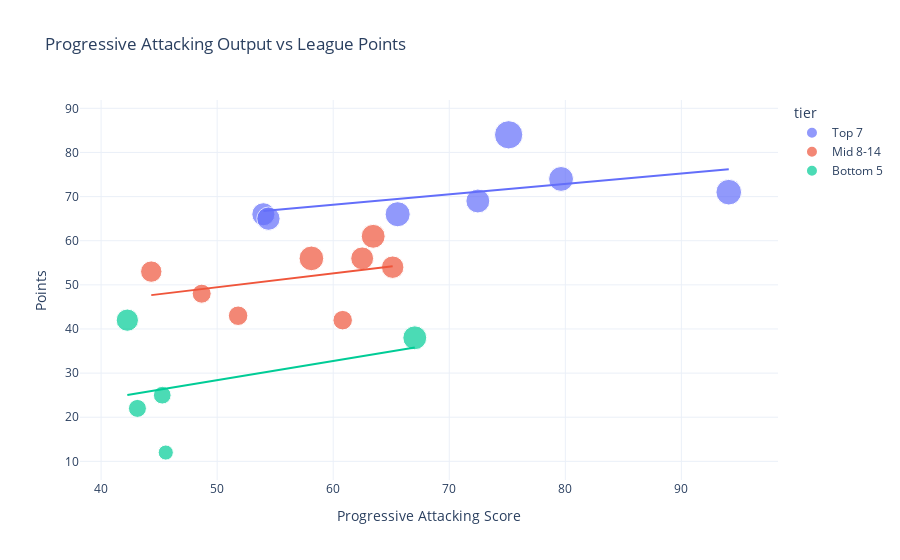

This figure's notebook cell:
### Code cell
fig = px.scatter(
    master_df,
    x='progressive_attack_score',
    y='points',
    size='goals',
    color='tier',  # or 'points' if you want a gradient
    hover_name='team',
    trendline='ols',
    hover_data={
        'goals': True,
        'conceded': True,
        'possession': True,
        'annual_normalized': True,
        'progressive_attack_score': ':.2f'
    },
    title='Progressive Attacking Output vs League Points'
)

fig.update_layout(
    xaxis_title='Progressive Attacking Score',
    yaxis_title='Points',
    template='plotly_white'
)

fig.show()

### Figure 1 — Plotly figure (JSON) as saved in the notebook; plotly's stock layout.template omitted (floating-point values rounded to 4 significant figures)
{"data": [{"customdata": [[84.0, 41.0, 57.4, 175.8], [65.0, 34.0, 56.8, 272.0], [69.0, 44.0, 61.6, 271.0], [60.0, 43.0, 57.3, 198.5], [66.0, 47.0, 50.9, 136.4], [56.0, 51.0, 51.0, 129.5], [57.0, 46.0, 40.9, 83.86]], "hovertemplate": "<b>%{hovertext}</b><br><br>tier=Top 7<br>progressive_attack_score=%{x:.2f}<br>points=%{y}<br>goals=%{customdata[0]}<br>conceded=%{customdata[1]}<br>possession=%{customdata[2]}<br>annual_normalized=%{customdata[3]}<extra></extra>", "hovertext": ["Liverpool", "Arsenal", "Manchester City", "Chelsea", "Newcastle Utd", "Aston Villa", "Nott'ham Forest"], "legendgroup": "Top 7", "marker": {"color": "#636efa", "size": [84, 65, 69, 60, 66, 56, 57], "sizemode": "area", "sizeref": 0.21, "symbol": "circle"}, "mode": "markers", "name": "Top 7", "orientation": "v", "showlegend": true, "type": "scatter", "x": [75.12, 79.63, 94.08, 72.46, 65.55, 53.98, 54.42], "xaxis": "x", "y": [84, 74, 71, 69, 66, 66, 65], "yaxis": "y"}, {"hovertemplate": "<b>OLS trendline</b><br>points = 0.235859 * progressive_attack_score + 54.0272<br>R<sup>2</sup>=0.253832<br><br>tier=Top 7<br>progressive_attack_score=%{x:.2f}<br>points=%{y} <b>(trend)</b><extra></extra>", "legendgroup": "Top 7", "marker": {"color": "#636efa", "symbol": "circle"}, "mode": "lines", "name": "Top 7", "showlegend": false, "type": "scatter", "x": [53.98, 54.42, 65.55, 72.46, 75.12, 79.63, 94.08], "xaxis": "x", "y": [66.76, 66.86, 69.49, 71.12, 71.74, 72.81, 76.22], "yaxis": "y"}, {"customdata": [[60.0, 59.0, 52.0, 71.46], [55.0, 46.0, 48.1, 79.99], [64.0, 57.0, 47.8, 59.58], [53.0, 54.0, 52.4, 105.7], [48.0, 51.0, 43.1, 90.74], [38.0, 44.0, 41.1, 108.3], [40.0, 62.0, 48.2, 136.8], [40.0, 54.0, 53.2, 246.8]], "hovertemplate": "<b>%{hovertext}</b><br><br>tier=Mid 8-14<br>progressive_attack_score=%{x:.2f}<br>points=%{y}<br>goals=%{customdata[0]}<br>conceded=%{customdata[1]}<br>possession=%{customdata[2]}<br>annual_normalized=%{customdata[3]}<extra></extra>", "hovertext": ["Brighton", "Bournemouth", "Brentford", "Fulham", "Crystal Palace", "Everton", "West Ham", "Manchester Utd"], "legendgroup": "Mid 8-14", "marker": {"color": "#EF553B", "size": [60, 55, 64, 53, 48, 38, 40, 40], "sizemode": "area", "sizeref": 0.21, "symbol": "circle"}, "mode": "markers", "name": "Mid 8-14", "orientation": "v", "showlegend": true, "type": "scatter", "x": [63.45, 62.5, 58.12, 65.12, 44.32, 48.67, 51.81, 60.82], "xaxis": "x", "y": [61, 56, 56, 54, 53, 48, 43, 42], "yaxis": "y"}, {"hovertemplate": "<b>OLS trendline</b><br>points = 0.315496 * progressive_attack_score + 33.6891<br>R<sup>2</sup>=0.130189<br><br>tier=Mid 8-14<br>progressive_attack_score=%{x:.2f}<br>points=%{y} <b>(trend)</b><extra></extra>", "legendgroup": "Mid 8-14", "marker": {"color": "#EF553B", "symbol": "circle"}, "mode": "lines", "name": "Mid 8-14", "showlegend": false, "type": "scatter", "x": [44.32, 48.67, 51.81, 58.12, 60.82, 62.5, 63.45, 65.12], "xaxis": "x", "y": [47.67, 49.04, 50.03, 52.03, 52.88, 53.41, 53.71, 54.24], "yaxis": "y"}, {"customdata": [[52.0, 69.0, 48.1, 62.26], [60.0, 65.0, 55.2, 130.0], [33.0, 80.0, 45.6, 93.98], [34.0, 82.0, 40.5, 50.03], [24.0, 86.0, 48.8, 67.47]], "hovertemplate": "<b>%{hovertext}</b><br><br>tier=Bottom 5<br>progressive_attack_score=%{x:.2f}<br>points=%{y}<br>goals=%{customdata[0]}<br>conceded=%{customdata[1]}<br>possession=%{customdata[2]}<br>annual_normalized=%{customdata[3]}<extra></extra>", "hovertext": ["Wolves", "Tottenham", "Leicester City", "Ipswich Town", "Southampton"], "legendgroup": "Bottom 5", "marker": {"color": "#00cc96", "size": [52, 60, 33, 34, 24], "sizemode": "area", "sizeref": 0.21, "symbol": "circle"}, "mode": "markers", "name": "Bottom 5", "orientation": "v", "showlegend": true, "type": "scatter", "x": [42.26, 67.03, 45.27, 43.13, 45.57], "xaxis": "x", "y": [42, 38, 25, 22, 12], "yaxis": "y"}, {"hovertemplate": "<b>OLS trendline</b><br>points = 0.434549 * progressive_attack_score + 6.65804<br>R<sup>2</sup>=0.136058<br><br>tier=Bottom 5<br>progressive_attack_score=%{x:.2f}<br>points=%{y} <b>(trend)</b><extra></extra>", "legendgroup": "Bottom 5", "marker": {"color": "#00cc96", "symbol": "circle"}, "mode": "lines", "name": "Bottom 5", "showlegend": false, "type": "scatter", "x": [42.26, 43.13, 45.27, 45.57, 67.03], "xaxis": "x", "y": [25.02, 25.4, 26.33, 26.46, 35.79], "yaxis": "y"}], "layout": {"legend": {"itemsizing": "constant", "title": {"text": "tier"}, "tracegroupgap": 0}, "title": {"text": "Progressive Attacking Output vs League Points"}, "xaxis": {"anchor": "y", "domain": [0, 1], "title": {"text": "Progressive Attacking Score"}}, "yaxis": {"anchor": "x", "domain": [0, 1], "title": {"text": "Points"}}}}
